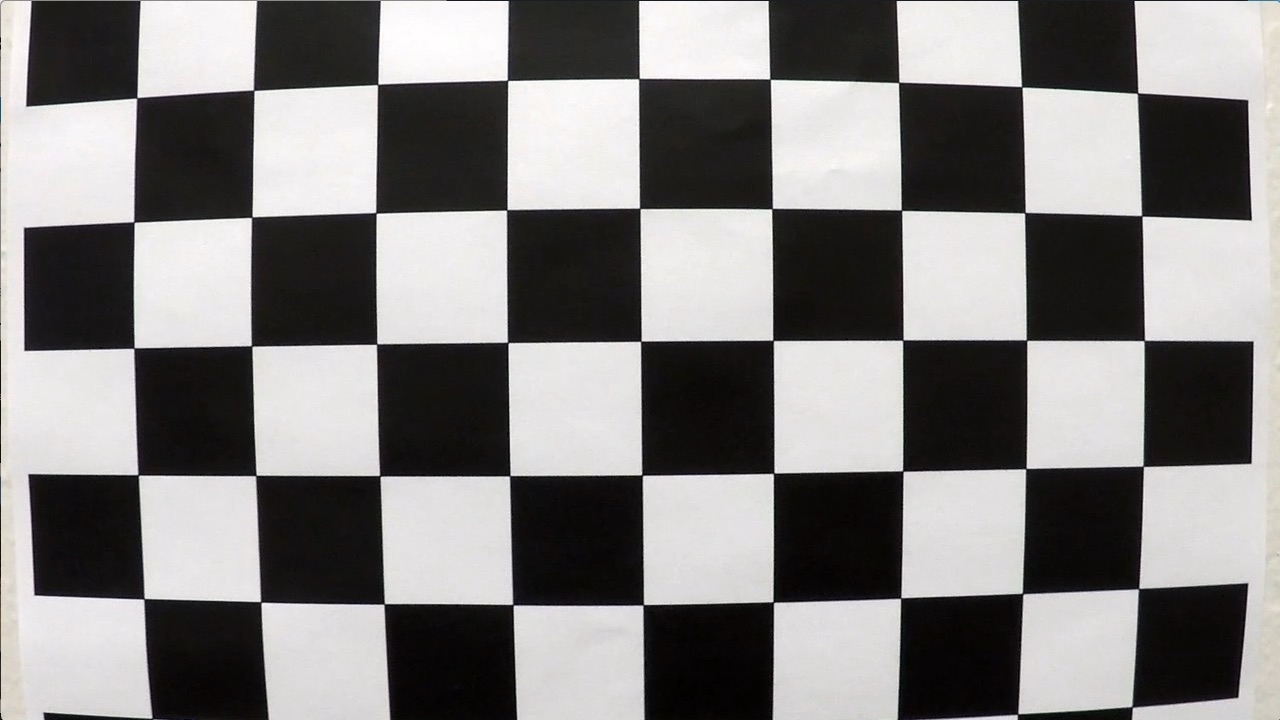
#> input picture Example/camera_cal/calibration1.jpg, 1280 x 720 px
$ python base_calibration.py   (Python 2 division)
#> lines starting #> are read from the running program, lines starting #| are printed output that depends on the picture; after the words box and inside, x2 and y2 are one past the last pixel; in counts of white or black regions, pixels touching at a corner belong together; pictures that were not available may be replaced by others from this repository, and a replacement may not be noted
# -*- coding: utf-8 -*-

import cv2
import numpy as np
import math
from imutils.video import WebcamVideoStream
import os.path as path
import glob

def convert_hls(img):
    return cv2.cvtColor(img, cv2.COLOR_BGR2HLS)

def mask_white_yellow(image):
    converted = convert_hls(image)
    lower = np.uint8([  0, 200,   0])
    upper = np.uint8([255, 255, 255])
    white_mask = cv2.inRange(converted, lower, upper)
    lower = np.uint8([ 10,   0, 100])
    upper = np.uint8([ 40, 255, 255])
    yellow_mask = cv2.inRange(converted, lower, upper)
    mask = cv2.bitwise_or(white_mask, yellow_mask)
    whiteYellowImage = cv2.bitwise_and(image, image, mask = mask)
    return whiteYellowImage

def grayscale(img):
    return cv2.cvtColor(img, cv2.COLOR_BGR2GRAY)

def gaussian_blur(img, kernel_size):
    return cv2.GaussianBlur(img, (kernel_size, kernel_size), 0)

def canny(img, low_threshold, high_threshold):
    return cv2.Canny(img, low_threshold, high_threshold)

def region_of_interest(img, vertices):
    mask = np.zeros_like(img)

    if len(img.shape) > 2:
        channel_count = img.shape[2]  # i.e. 3 or 4 depending on your image
        ignore_mask_color = (255,) * channel_count
    else:
        ignore_mask_color = 255

    cv2.fillPoly(mask, vertices, ignore_mask_color)

    masked_image = cv2.bitwise_and(img, mask)
    return masked_image

def weighted_img(img, initial_img, a=0.8, b=1., c=0.):
    return cv2.addWeighted(initial_img, a, img, b, c)

def draw_lines(img, line, color=[0, 0, 255], thickness=10): # 선 그리기
    for x1,y1,x2,y2 in line:
        cv2.line(img, (x1, y1), (x2, y2), color, thickness)

# [29 lines left out: function average_lane, not called in this run]

def perspective_transform(img):
    (h, w) = (img.shape[0], img.shape[1])
    source = np.float32([[w // 2 - 76, h * .525], [w // 2 + 76, h * .525], [-100, h], [w + 100, h]])
    #destination = np.float32([[100, 0], [w - 100, 0], [100, h], [w - 100, h]])
    destination = np.float32([[200, 0], [w - 200, 0], [200, h], [w - 200, h]])
    m = cv2.getPerspectiveTransform(source, destination)
    m_inv = cv2.getPerspectiveTransform(destination, source)

    warped = cv2.warpPerspective(img, m, (w, h))
    unwarped = cv2.warpPerspective(warped, m_inv, (warped.shape[1], warped.shape[0]), flags=cv2.INTER_LINEAR)  # DEBUG

    return warped, unwarped, m, m_inv

# [20 lines left out: functions find_equation, find_intersection_pt, not called in this run]

def calibrate_camera(calib_images_dir, verbose=False):
    assert path.exists(calib_images_dir), '"{}" must exist and contain calibration images.'.format(calib_images_dir)

    # prepare object points, like (0,0,0), (1,0,0), (2,0,0) ....,(6,5,0)
    objp = np.zeros((6 * 9, 3), np.float32)
    objp[:, :2] = np.mgrid[0:9, 0:6].T.reshape(-1, 2)

    # Arrays to store object points and image points from all the images.
    objpoints = []  # 3d points in real world space
    imgpoints = []  # 2d points in image plane.

    # Make a list of calibration images
    images = glob.glob(path.join(calib_images_dir, 'calibration*.jpg'))

    # Step through the list and search for chessboard corners
    for filename in images:

        img = cv2.imread(filename)
        gray = cv2.cvtColor(img, cv2.COLOR_BGR2GRAY)

        # Find the chessboard corners
        pattern_found, corners = cv2.findChessboardCorners(gray, (9, 6), None)

        if pattern_found is True:
            objpoints.append(objp)
            imgpoints.append(corners)

            if verbose:
                # Draw and display the corners
                img = cv2.drawChessboardCorners(img, (9, 6), corners, pattern_found)
                cv2.imshow('img',img)
                cv2.waitKey(500)

    if verbose:
        cv2.destroyAllWindows()

    ret, mtx, dist, rvecs, tvecs = cv2.calibrateCamera(objpoints, imgpoints, gray.shape[::-1], None, None)

    return ret, mtx, dist, rvecs, tvecs


def undistort(frame, mtx, dist, verbose=False):
    frame_undistorted = cv2.undistort(frame, mtx, dist, newCameraMatrix=mtx)

    if verbose:
        fig, ax = plt.subplots(nrows=1, ncols=2)
        ax[0].imshow(cv2.cvtColor(frame, cv2.COLOR_BGR2RGB))
        ax[1].imshow(cv2.cvtColor(frame_undistorted, cv2.COLOR_BGR2RGB))
        plt.show()

    return frame_undistorted


def main():
    ret, mtx, dist, rvecs, tvecs = calibrate_camera(calib_images_dir='camera_cal')
#> in calibrate_camera, img is the input picture: shape (720, 1280, 3); mean B, G, R 127.8, 128.4, 130.1
#> in calibrate_camera, `pattern_found, corners = cv2.findChessboardCorners(gray, (9, 6), None)`: pattern_found = False; corners = None

    capture = cv2.VideoCapture("../test/outside_clockwise.avi")
#     capture = WebcamVideoStream(src=0).start()
    img_w = 720 #img.shape[0]
    img_h = 380 #img.shape[1]

    # ROI
    #pts = np.array([[0, img_h], [img_w*0.2, img_h*0.6], [img_w*0.8, img_h*0.6], [img_w,img_h]])
    pts = np.float32([[-100, img_h],[img_w // 2 - 76, img_h * .525], [img_w // 2 + 76,img_h * .525],  [img_w + 100, img_h]])
    while True:
        ret, img = capture.read()
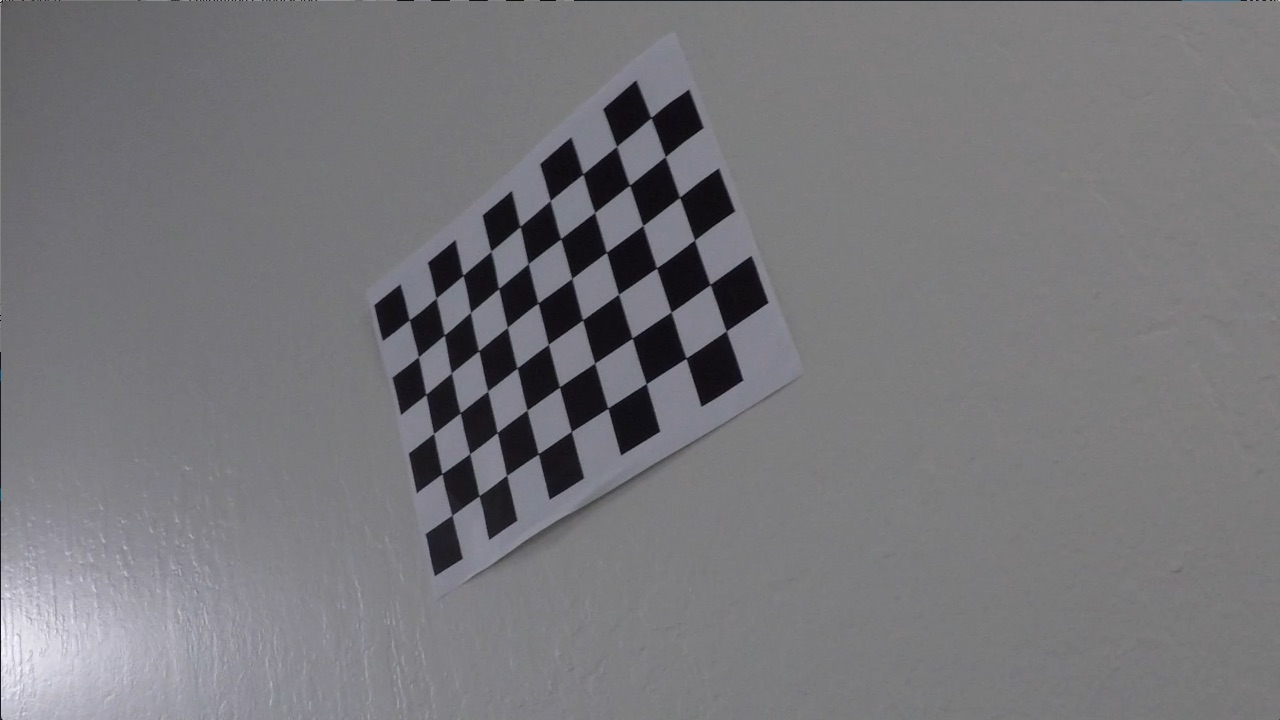
#> input picture Example/camera_cal/calibration13.jpg, 1280 x 720 px, given in place of outside_clockwise.avi, which was not available
#> img is the input picture: shape (720, 1280, 3); mean B, G, R 122, 118.5, 119.1
        distort_img = undistort(img, mtx, dist)
#> in undistort, `frame_undistorted = cv2.undistort(frame, mtx, dist, newCameraMatrix=mtx)`:
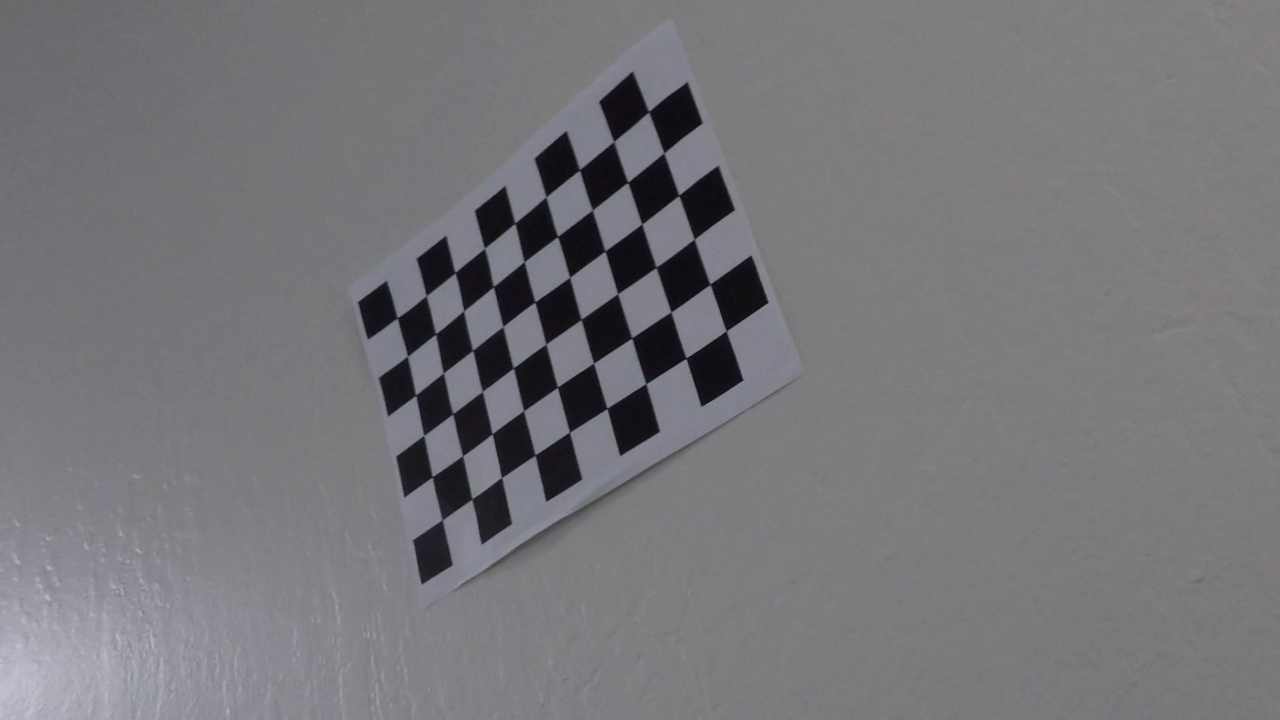
#> frame_undistorted: shape (720, 1280, 3); mean B, G, R 121.1, 117.6, 118.2
        img = cv2.resize(distort_img, (img_w,img_h))
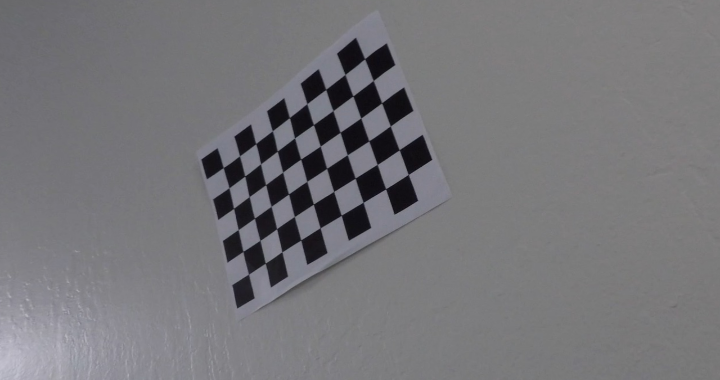
#> img: shape (380, 720, 3); mean B, G, R 121, 117.5, 118.2

        ori_img = img

        # mask -> gray -> blur -> canny
        img = mask_white_yellow(img)
#> in convert_hls, `return cv2.cvtColor(img, cv2.COLOR_BGR2HLS)`: returned value: shape (380, 720, 3); mean of channels 0, 1, 2 99.9, 119.4, 5.8
#> in mask_white_yellow, `white_mask = cv2.inRange(converted, lower, upper)`:
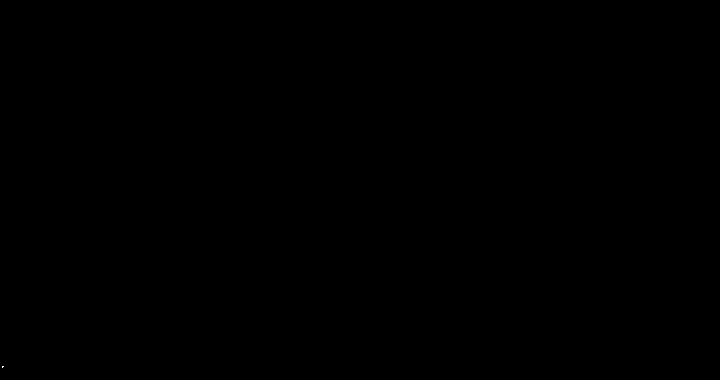
#> white_mask: shape (380, 720); 0% white in thin lines or dots, all inside (x1, y1, x2, y2) = (2, 366, 4, 368)
#> in mask_white_yellow, `yellow_mask = cv2.inRange(converted, lower, upper)`: yellow_mask: shape (380, 720); every value is 0
        img = grayscale(img)
        img = gaussian_blur(img, 5)
        img = canny(img,40,80)
#> in canny, `return cv2.Canny(img, low_threshold, high_threshold)`: returned value: shape (380, 720); 0% white in thin lines or dots, all inside (x1, y1, x2, y2) = (1, 365, 5, 369)

        # image perspective transform
        warped, unwarped, m, m_inv = perspective_transform(ori_img)
#> in perspective_transform, `warped = cv2.warpPerspective(img, m, (w, h))`:
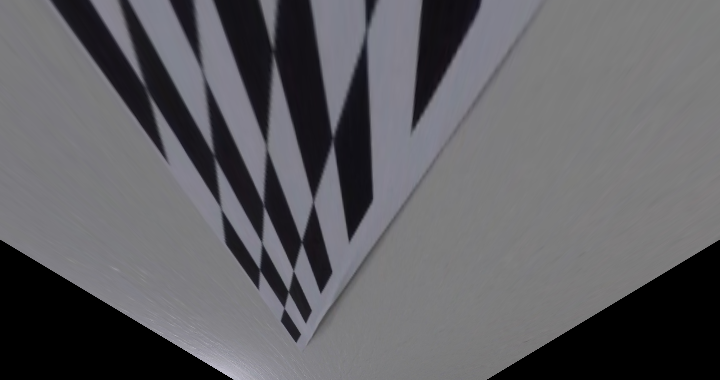
#> warped: shape (380, 720, 3); mean B, G, R 99.5, 95.6, 96.1
#> in perspective_transform, `unwarped = cv2.warpPerspective(warped, m_inv, (warped.shape[1], warped..`:
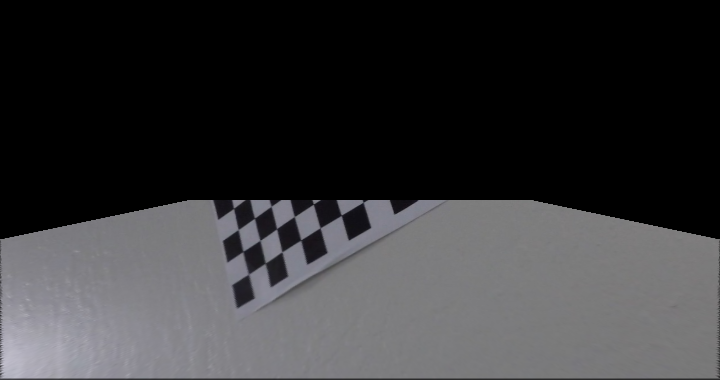
#> unwarped: shape (380, 720, 3); mean B, G, R 56.2, 54.5, 54.7

        # 관심영역 추출
        vertices = np.array(pts, np.int32)
        img = region_of_interest(img, [vertices])
#> in region_of_interest, `cv2.fillPoly(mask, vertices, ignore_mask_color)`:
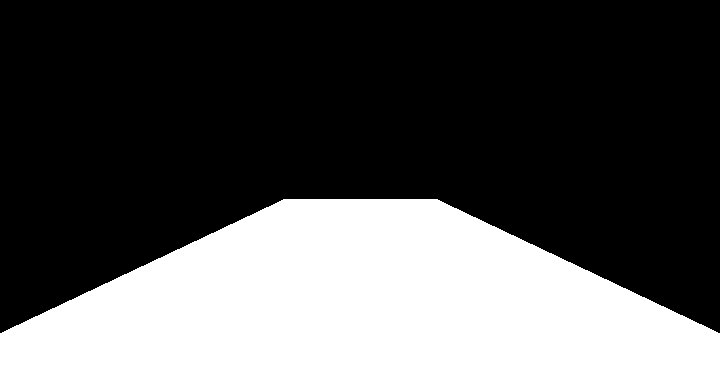
#> mask: shape (380, 720); 33.7% white; 1 white region, box (x1, y1, x2, y2) and area: (0, 199, 720, 380) 92196

        # hough Line detection
        #houghLines = cv2.HoughLinesP(img, rho, theta, threshold, np.array([]), minLineLength=min_line_length, maxLineGap=max_line_gap)
        hough = cv2.HoughLinesP(img, 2, np.pi / 180, 100, np.array([]), minLineLength = 100, maxLineGap = 50)

        if hough is not None:
            line_arr = np.squeeze(hough,axis=1)
            slope_degree = (np.arctan2(line_arr[:,1] - line_arr[:,3], line_arr[:,0] - line_arr[:,2]) * 180) / np.pi

            # 수평 기울기 제한
            line_arr = line_arr[np.abs(slope_degree)<160]
            slope_degree = slope_degree[np.abs(slope_degree)<160]
            # 수직 기울기 제한
            line_arr = line_arr[np.abs(slope_degree)>95]
            slope_degree = slope_degree[np.abs(slope_degree)>95]
            # 필터링된 직선 버리기
            L_lines, R_lines = line_arr[(slope_degree>0),:], line_arr[(slope_degree<0),:]
            temp = np.zeros((img.shape[0], img.shape[1], 3), dtype=np.uint8)
            L_lines, R_lines = L_lines[:,None], R_lines[:,None]

            foundLinesImage = np.zeros((img_h, img_w, 3), dtype=np.uint8)
            #foundLinesImage = np.zeros((img_h, img_w), dtype=np.uint8)

            L_lines_exist = (L_lines.shape != (0L, 1L, 4L))
            R_lines_exist = (R_lines.shape != (0L, 1L, 4L))

            if L_lines_exist:
                L_line = np.array([average_lane(L_lines)])
                cv2.line(foundLinesImage, (L_line[0][0], L_line[0][1]), find_equation(L_line, 'left'), [0,0,255], 10)
            if R_lines_exist:
                R_line = np.array([average_lane(R_lines)])
                cv2.line(foundLinesImage, (R_line[0][2], R_line[0][3]), find_equation(R_line,'right'), [0,0,255], 10)
            if L_lines_exist and R_lines_exist:
                circle_x, circle_y=find_intersection_pt(L_line, R_line)
                cv2.circle(foundLinesImage, (circle_x,circle_y), 10, (0, 255, 255), -1)

            origWithFoundLanes = weighted_img(foundLinesImage,ori_img)

        else:
            origWithFoundLanes = ori_img

        cv2.imshow('image',origWithFoundLanes)
        #cv2.imshow('warp',warped)
        #cv2.imshow('unwarp',unwarped)

        if cv2.waitKey(33) > 0: break
#> (key Esc is pressed here)

    capture.release()
#     capture.stop()
    cv2.destroyAllWindows()

if __name__ == '__main__':
    main()
